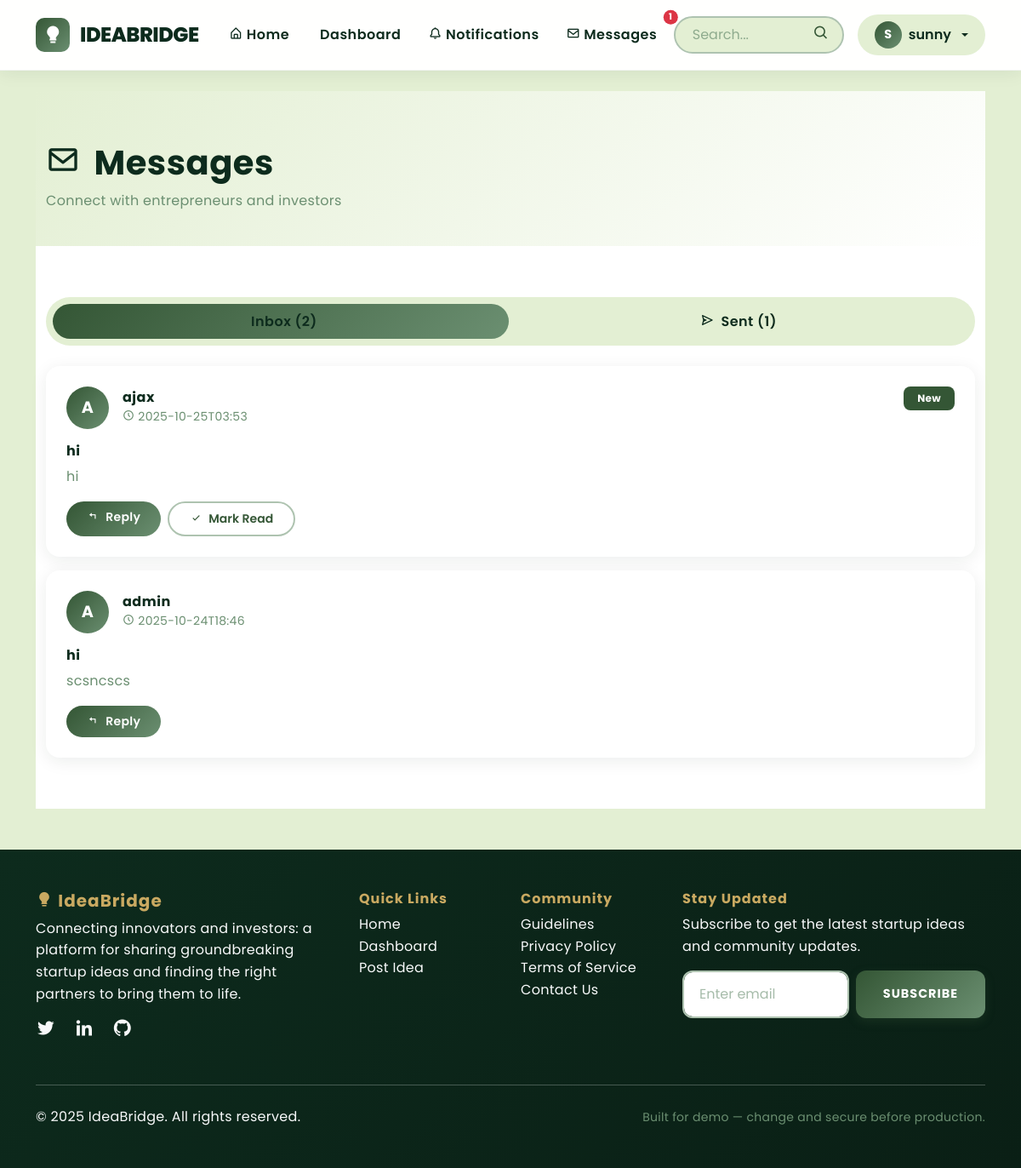
Before: /messages (signed in) with the older database file.
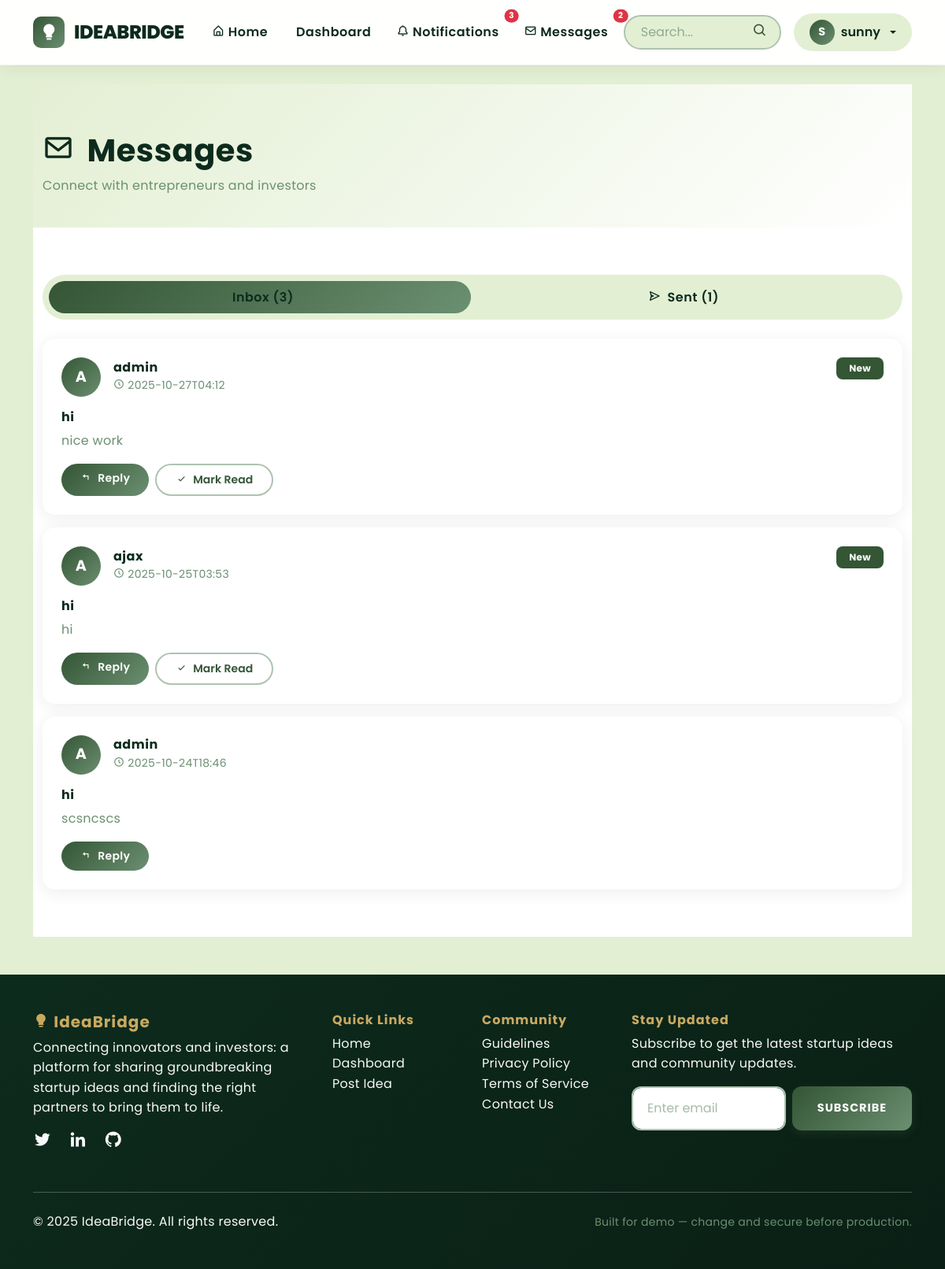
After: the same page with the newer database file.
### tables this page shows
CREATE TABLE messages (
        id INTEGER PRIMARY KEY AUTOINCREMENT,
        sender_id INTEGER NOT NULL,
        receiver_id INTEGER NOT NULL,
        subject TEXT,
        content TEXT NOT NULL,
        is_read INTEGER DEFAULT 0,
        created_at TEXT NOT NULL, attachment TEXT, attachment_name TEXT, attachment_type TEXT, attachment_size INTEGER,
        FOREIGN KEY(sender_id) REFERENCES users(id) ON DELETE CASCADE,
        FOREIGN KEY(receiver_id) REFERENCES users(id) ON DELETE CASCADE
    );

CREATE TABLE users (id INTEGER PRIMARY KEY AUTOINCREMENT, username TEXT UNIQUE NOT NULL, password_hash TEXT NOT NULL, role TEXT NOT NULL DEFAULT "user", created_at TEXT);

### app.py (the view)
@app.route('/messages')
@login_required
def messages():
    received = query_db('''SELECT m.*, u.username as sender_name
                          FROM messages m
                          JOIN users u ON m.sender_id = u.id
                          WHERE m.receiver_id = ?
                          ORDER BY m.created_at DESC''', [session['user_id']])
    sent = query_db('''SELECT m.*, u.username as receiver_name
                      FROM messages m
                      JOIN users u ON m.receiver_id = u.id
                      WHERE m.sender_id = ?
                      ORDER BY m.created_at DESC''', [session['user_id']])
    return render_template('messages.html', received=received, sent=sent)

### app.py (called while the page is built)
def get_db():
    db = getattr(g, '_database', None)
    if db is None:
        db = g._database = sqlite3.connect(DB_PATH)
        db.row_factory = sqlite3.Row
    return db

@app.teardown_appcontext
def close_connection(exception):
    db = getattr(g, '_database', None)
    if db is not None:
        db.close()

def query_db(query, args=(), one=False):
    cur = get_db().execute(query, args)
    rv = cur.fetchall()
    cur.close()
    return (rv[0] if rv else None) if one else rv

def get_unread_count(user_id):
    result = query_db('SELECT COUNT(*) as count FROM notifications WHERE user_id = ? AND is_read = 0',
                      [user_id], one=True)
    return result['count'] if result else 0

def login_required(f):
    @wraps(f)
    def wrapped(*args, **kwargs):
        if 'user_id' not in session:
            return redirect(url_for('login', next=request.path))
        return f(*args, **kwargs)
    return wrapped

### templates/messages.html (shortened to what the changed rows need)
{% extends "base.html" %}
{% block content %}
<section style="background: linear-gradient(135deg, #E3EFD3 0%, #ffffff 100%); padding: 60px 0 40px;">
  <div class="container">
    <div class="d-flex justify-content-between align-items-center">
      <div>
        <h1 class="fw-bold mb-2" style="color: #0D2B1D;">
          <i class='bx bx-envelope me-3'></i>Messages
        </h1>
      </div>
    </div>
  </div>
</section>
<section style="padding: 60px 0; background: white;">
  <div class="container">
    <div class="row">
      <div class="col-12 mb-4">
        <ul class="nav nav-pills" style="background: #E3EFD3; padding: 8px; border-radius: 50px;">
          <li class="nav-item flex-fill">
            <a class="nav-link active text-center" data-bs-toggle="pill" href="#inbox" style="border-radius: 50px; font-weight: 600;">
              Inbox ({{ received|length }})
            </a>
          </li>
        </ul>
      </div>
      <div class="col-12">
        <div class="tab-content">
          <div class="tab-pane fade show active" id="inbox">
            {% if received %}
            <div class="row g-3">
              {% for msg in received %}
              <div class="col-12">
                <div class="card border-0" style="border-radius: 16px; box-shadow: 0 4px 20px rgba(13, 43, 29, 0.08); {% if not msg.is_read %}border-left: 4px solid #345635;{% endif %}">
                  <div class="card-body p-4">
                    <div class="d-flex justify-content-between align-items-start mb-3">
                      <div class="d-flex align-items-center">
                        <div style="width: 50px; height: 50px; border-radius: 50%; background: linear-gradient(135deg, #345635, #6B8F71); display: flex; align-items: center; justify-content: center; margin-right: 16px;">
                          <span class="fw-bold" style="color: white; font-size: 1.2rem;">{{ msg.sender_name[0].upper() }}</span>
                        </div>
                        <div>
                          <h6 class="mb-0 fw-bold" style="color: #0D2B1D;">{{ msg.sender_name }}</h6>
                          <small class="text-muted">
                            <i class='bx bx-time-five me-1'></i>{{ msg.created_at[:16] }}
                          </small>
                        </div>
                      </div>
                      {% if not msg.is_read %}
                      <span class="badge px-3 py-2" style="background: #345635; color: white; border-radius: 8px;">New</span>
                      {% endif %}
                    </div>
                    {% if msg.subject %}
                    <h6 class="fw-bold mb-2" style="color: #0D2B1D;">{{ msg.subject }}</h6>
                    {% endif %}
                    <p class="mb-3" style="color: #6B8F71;">{{ msg.content[:150] }}{% if msg.content|length > 150 %}...{% endif %}</p>
                    <div class="d-flex gap-2">
                      <a href="{{ url_for('send_message', user_id=msg.sender_id) }}" class="btn btn-sm px-4 py-2" style="background: linear-gradient(135deg, #345635, #6B8F71); color: white; border: none; border-radius: 50px; font-weight: 600;">
                        <i class='bx bx-reply me-2'></i>Reply
                      </a>
                      {% if not msg.is_read %}
                      <button onclick="markRead({{ msg.id }})" class="btn btn-sm px-4 py-2" style="background: white; color: #345635; border: 2px solid #AEC3B0; border-radius: 50px; font-weight: 600;">
                        <i class='bx bx-check me-2'></i>Mark Read
                      </button>
                      {% endif %}
                    </div>
                  </div>
                </div>
              </div>
              {% endfor %}
            </div>
            {% else %}
            <div class="text-center py-5">
              <i class='bx bx-inbox' style="font-size: 4rem; color: #AEC3B0;"></i>
              <h4 class="mt-3 mb-2" style="color: #0D2B1D;">No messages yet</h4>
              <p class="text-muted">Your inbox is empty</p>
            </div>
            {% endif %}
          </div>
        </div>
      </div>
    </div>
  </div>
</section>
{% endblock %}

Changed rows visible on the page:
added messages: username "A", sender_name "admin", created_at "2025-10-27T04:12", is_read "New", subject "hi", content "nice work"
Other visible differences:
{{ notification_count }}: (not shown) → "3"
{{ unread_count }}: "1" → "2"
{{ received|length }}: "2" → "3"
